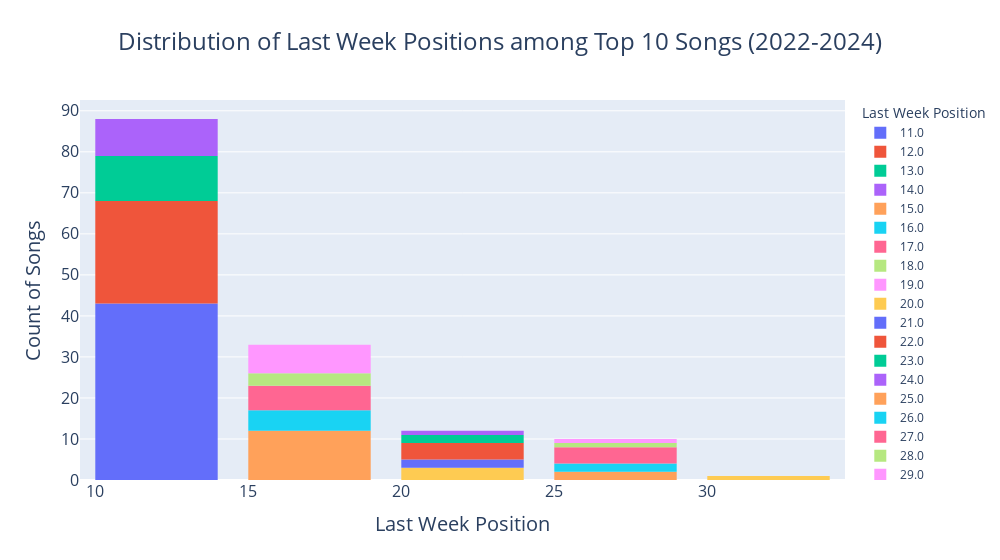

Notebook cell for this chart:
### Code cell
# Distribution of Last Week Positions among Top 10 Songs (2022-2024)
# Create a histogram
fig = px.histogram(
    last_week_position_sorted,
    x='Last Week Position',
    y='Count of Songs',
    color='Last Week Position',
    title='Distribution of Last Week Positions among Top 10 Songs (2022-2024)',
    width=1000
)

# Customize the chart
fig.update_layout(
    title_font=dict(size=24),
    title_x=0.5,
    xaxis_title='Last Week Position',
    yaxis_title='Count of Songs',
    xaxis_title_font=dict(size=20),
    yaxis_title_font=dict(size=20),
    xaxis=dict(
        tickfont=dict(size=16),
    ),
    yaxis=dict(
        tickfont=dict(size=16)
    ),
    hoverlabel=dict(
        font=dict(
            family="Arial",
            size=14
        )
    ),
    bargap=0.2
)

# Show the chart
fig.show()

### Figure 1 — Plotly figure (JSON) as saved in the notebook; plotly's stock layout.template omitted (floating-point values rounded to 4 significant figures)
{"data": [{"alignmentgroup": "True", "bingroup": "x", "histfunc": "sum", "hovertemplate": "Last Week Position=%{x}<br>sum of Count of Songs=%{y}<extra></extra>", "legendgroup": "11.0", "marker": {"color": "#636efa", "pattern": {"shape": ""}}, "name": "11.0", "offsetgroup": "11.0", "orientation": "v", "showlegend": true, "type": "histogram", "x": [11], "xaxis": "x", "y": [43], "yaxis": "y"}, {"alignmentgroup": "True", "bingroup": "x", "histfunc": "sum", "hovertemplate": "Last Week Position=%{x}<br>sum of Count of Songs=%{y}<extra></extra>", "legendgroup": "12.0", "marker": {"color": "#EF553B", "pattern": {"shape": ""}}, "name": "12.0", "offsetgroup": "12.0", "orientation": "v", "showlegend": true, "type": "histogram", "x": [12], "xaxis": "x", "y": [25], "yaxis": "y"}, {"alignmentgroup": "True", "bingroup": "x", "histfunc": "sum", "hovertemplate": "Last Week Position=%{x}<br>sum of Count of Songs=%{y}<extra></extra>", "legendgroup": "13.0", "marker": {"color": "#00cc96", "pattern": {"shape": ""}}, "name": "13.0", "offsetgroup": "13.0", "orientation": "v", "showlegend": true, "type": "histogram", "x": [13], "xaxis": "x", "y": [11], "yaxis": "y"}, {"alignmentgroup": "True", "bingroup": "x", "histfunc": "sum", "hovertemplate": "Last Week Position=%{x}<br>sum of Count of Songs=%{y}<extra></extra>", "legendgroup": "14.0", "marker": {"color": "#ab63fa", "pattern": {"shape": ""}}, "name": "14.0", "offsetgroup": "14.0", "orientation": "v", "showlegend": true, "type": "histogram", "x": [14], "xaxis": "x", "y": [9], "yaxis": "y"}, {"alignmentgroup": "True", "bingroup": "x", "histfunc": "sum", "hovertemplate": "Last Week Position=%{x}<br>sum of Count of Songs=%{y}<extra></extra>", "legendgroup": "15.0", "marker": {"color": "#FFA15A", "pattern": {"shape": ""}}, "name": "15.0", "offsetgroup": "15.0", "orientation": "v", "showlegend": true, "type": "histogram", "x": [15], "xaxis": "x", "y": [12], "yaxis": "y"}, {"alignmentgroup": "True", "bingroup": "x", "histfunc": "sum", "hovertemplate": "Last Week Position=%{x}<br>sum of Count of Songs=%{y}<extra></extra>", "legendgroup": "16.0", "marker": {"color": "#19d3f3", "pattern": {"shape": ""}}, "name": "16.0", "offsetgroup": "16.0", "orientation": "v", "showlegend": true, "type": "histogram", "x": [16], "xaxis": "x", "y": [5], "yaxis": "y"}, {"alignmentgroup": "True", "bingroup": "x", "histfunc": "sum", "hovertemplate": "Last Week Position=%{x}<br>sum of Count of Songs=%{y}<extra></extra>", "legendgroup": "17.0", "marker": {"color": "#FF6692", "pattern": {"shape": ""}}, "name": "17.0", "offsetgroup": "17.0", "orientation": "v", "showlegend": true, "type": "histogram", "x": [17], "xaxis": "x", "y": [6], "yaxis": "y"}, {"alignmentgroup": "True", "bingroup": "x", "histfunc": "sum", "hovertemplate": "Last Week Position=%{x}<br>sum of Count of Songs=%{y}<extra></extra>", "legendgroup": "18.0", "marker": {"color": "#B6E880", "pattern": {"shape": ""}}, "name": "18.0", "offsetgroup": "18.0", "orientation": "v", "showlegend": true, "type": "histogram", "x": [18], "xaxis": "x", "y": [3], "yaxis": "y"}, {"alignmentgroup": "True", "bingroup": "x", "histfunc": "sum", "hovertemplate": "Last Week Position=%{x}<br>sum of Count of Songs=%{y}<extra></extra>", "legendgroup": "19.0", "marker": {"color": "#FF97FF", "pattern": {"shape": ""}}, "name": "19.0", "offsetgroup": "19.0", "orientation": "v", "showlegend": true, "type": "histogram", "x": [19], "xaxis": "x", "y": [7], "yaxis": "y"}, {"alignmentgroup": "True", "bingroup": "x", "histfunc": "sum", "hovertemplate": "Last Week Position=%{x}<br>sum of Count of Songs=%{y}<extra></extra>", "legendgroup": "20.0", "marker": {"color": "#FECB52", "pattern": {"shape": ""}}, "name": "20.0", "offsetgroup": "20.0", "orientation": "v", "showlegend": true, "type": "histogram", "x": [20], "xaxis": "x", "y": [3], "yaxis": "y"}, {"alignmentgroup": "True", "bingroup": "x", "histfunc": "sum", "hovertemplate": "Last Week Position=%{x}<br>sum of Count of Songs=%{y}<extra></extra>", "legendgroup": "21.0", "marker": {"color": "#636efa", "pattern": {"shape": ""}}, "name": "21.0", "offsetgroup": "21.0", "orientation": "v", "showlegend": true, "type": "histogram", "x": [21], "xaxis": "x", "y": [2], "yaxis": "y"}, {"alignmentgroup": "True", "bingroup": "x", "histfunc": "sum", "hovertemplate": "Last Week Position=%{x}<br>sum of Count of Songs=%{y}<extra></extra>", "legendgroup": "22.0", "marker": {"color": "#EF553B", "pattern": {"shape": ""}}, "name": "22.0", "offsetgroup": "22.0", "orientation": "v", "showlegend": true, "type": "histogram", "x": [22], "xaxis": "x", "y": [4], "yaxis": "y"}, {"alignmentgroup": "True", "bingroup": "x", "histfunc": "sum", "hovertemplate": "Last Week Position=%{x}<br>sum of Count of Songs=%{y}<extra></extra>", "legendgroup": "23.0", "marker": {"color": "#00cc96", "pattern": {"shape": ""}}, "name": "23.0", "offsetgroup": "23.0", "orientation": "v", "showlegend": true, "type": "histogram", "x": [23], "xaxis": "x", "y": [2], "yaxis": "y"}, {"alignmentgroup": "True", "bingroup": "x", "histfunc": "sum", "hovertemplate": "Last Week Position=%{x}<br>sum of Count of Songs=%{y}<extra></extra>", "legendgroup": "24.0", "marker": {"color": "#ab63fa", "pattern": {"shape": ""}}, "name": "24.0", "offsetgroup": "24.0", "orientation": "v", "showlegend": true, "type": "histogram", "x": [24], "xaxis": "x", "y": [1], "yaxis": "y"}, {"alignmentgroup": "True", "bingroup": "x", "histfunc": "sum", "hovertemplate": "Last Week Position=%{x}<br>sum of Count of Songs=%{y}<extra></extra>", "legendgroup": "25.0", "marker": {"color": "#FFA15A", "pattern": {"shape": ""}}, "name": "25.0", "offsetgroup": "25.0", "orientation": "v", "showlegend": true, "type": "histogram", "x": [25], "xaxis": "x", "y": [2], "yaxis": "y"}, {"alignmentgroup": "True", "bingroup": "x", "histfunc": "sum", "hovertemplate": "Last Week Position=%{x}<br>sum of Count of Songs=%{y}<extra></extra>", "legendgroup": "26.0", "marker": {"color": "#19d3f3", "pattern": {"shape": ""}}, "name": "26.0", "offsetgroup": "26.0", "orientation": "v", "showlegend": true, "type": "histogram", "x": [26], "xaxis": "x", "y": [2], "yaxis": "y"}, {"alignmentgroup": "True", "bingroup": "x", "histfunc": "sum", "hovertemplate": "Last Week Position=%{x}<br>sum of Count of Songs=%{y}<extra></extra>", "legendgroup": "27.0", "marker": {"color": "#FF6692", "pattern": {"shape": ""}}, "name": "27.0", "offsetgroup": "27.0", "orientation": "v", "showlegend": true, "type": "histogram", "x": [27], "xaxis": "x", "y": [4], "yaxis": "y"}, {"alignmentgroup": "True", "bingroup": "x", "histfunc": "sum", "hovertemplate": "Last Week Position=%{x}<br>sum of Count of Songs=%{y}<extra></extra>", "legendgroup": "28.0", "marker": {"color": "#B6E880", "pattern": {"shape": ""}}, "name": "28.0", "offsetgroup": "28.0", "orientation": "v", "showlegend": true, "type": "histogram", "x": [28], "xaxis": "x", "y": [1], "yaxis": "y"}, {"alignmentgroup": "True", "bingroup": "x", "histfunc": "sum", "hovertemplate": "Last Week Position=%{x}<br>sum of Count of Songs=%{y}<extra></extra>", "legendgroup": "29.0", "marker": {"color": "#FF97FF", "pattern": {"shape": ""}}, "name": "29.0", "offsetgroup": "29.0", "orientation": "v", "showlegend": true, "type": "histogram", "x": [29], "xaxis": "x", "y": [1], "yaxis": "y"}, {"alignmentgroup": "True", "bingroup": "x", "histfunc": "sum", "hovertemplate": "Last Week Position=%{x}<br>sum of Count of Songs=%{y}<extra></extra>", "legendgroup": "30.0", "marker": {"color": "#FECB52", "pattern": {"shape": ""}}, "name": "30.0", "offsetgroup": "30.0", "orientation": "v", "showlegend": true, "type": "histogram", "x": [30], "xaxis": "x", "y": [1], "yaxis": "y"}], "layout": {"bargap": 0.2, "barmode": "relative", "hoverlabel": {"font": {"family": "Arial", "size": 14}}, "legend": {"title": {"text": "Last Week Position"}, "tracegroupgap": 0}, "title": {"font": {"size": 24}, "text": "Distribution of Last Week Positions among Top 10 Songs (2022-2024)", "x": 0.5}, "width": 1000, "xaxis": {"anchor": "y", "categoryarray": [11, 12, 13, 14, 15, 16, 17, 18, 19, 20, 21, 22, 23, 24, 25, 26, 27, 28, 29, 30], "categoryorder": "array", "domain": [0, 1], "tickfont": {"size": 16}, "title": {"font": {"size": 20}, "text": "Last Week Position"}}, "yaxis": {"anchor": "x", "domain": [0, 1], "tickfont": {"size": 16}, "title": {"font": {"size": 20}, "text": "Count of Songs"}}}}
